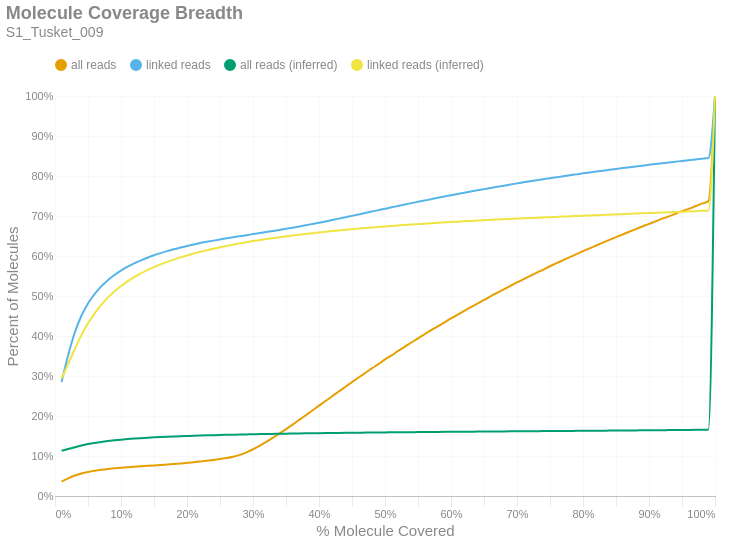

The code cell stored with this chart in its notebook:
### Markdown cell above
### Molecule Read Coverage
This chart shows molecule coverage breadth as computed by the number of bases aligned to that molecule. In other words, "*how much of each unique long molecule is actually sequenced/aligned?*" Keep in mind there is a distinction between sequences and alignments, since some sequences belonging to a particular molecule may not align well and wouldn't appear in the alignment data. This chart also shows molecule coverage breadth as computed by the *inferred fragment* from which the aligned sequences originate. Unlike read coverage, this calculation takes into account the total insert size, including unsequenced gaps between the forward and reverse reads. Like the previous figures, these are cumulative percents.

### Code cell
if SKIPLR:
    print_html(f"Skipped")
else:
    binned_df = consolidated_hist(valids['coverage_bp'], mask, 0.01, True)
    binned_df_inf = consolidated_hist(valids['coverage_inserts'], mask, 0.01, True)
    binned_df = binned_df.with_columns(pl.lit(binned_df_inf['all reads (cumsum)']).alias('all reads (inferred)'))
    binned_df = binned_df.with_columns(pl.lit(binned_df_inf['linked reads (cumsum)']).alias('linked reads (inferred)'))
    binned_df = binned_df.with_columns(
        (pl.col('bin').cast(pl.Float64) + 0.01).alias('right_edge')
    )

    with SafeRender(binned_df):
        (
            density_plot(binned_df, 'Molecule Coverage Breadth', samplename, 'molcov', ['all reads (inferred)','linked reads (inferred)'])
            .encode(
                #x=alt.X('bin:Q', title="% Molecule Covered").axis(format = '%').scale(padding=0),
                x=alt.X('right_edge:Q', title="% Molecule Covered").axis(format='%').scale(padding=0),
                y=alt.Y('value:Q', title='Percent of Molecules')
                    .axis(format='%')
                    .stack(False)
                    .scale(domainMin=0, padding=0),
                color=alt.Color("key:N").scale(domain = ["all reads", "linked reads", "all reads (inferred)", "linked reads (inferred)"]),
                tooltip = [
                    alt.Tooltip("key:N", title = "Data Type"),
                    alt.Tooltip("range_label:N", title="% Molecule Covered"),
                    alt.Tooltip("value:Q", format = ".2%", title="% Molecules")
                ]
            )
        ).display()

### Figure 1 — Vega-Lite specification as saved in the notebook (floating-point values rounded to 4 significant figures)
{"width": "container", "height": 400, "config": {"title": {"anchor": "start", "dy": -15, "fontSize": 18, "color": "#888888", "subtitleColor": "#888888", "subtitleFontSize": 14}, "arc": {"fill": "#0072B2"}, "axis": {"domainColor": "#888888", "domainWidth": 0.5, "gridWidth": 0.2, "grid": false, "titleFontWeight": 400, "titleFontSize": 15, "labelFontSize": 11, "labelColor": "#888888", "tickColor": "#888888", "tickWidth": 0.2, "titleColor": "#888888"}, "axisBand": {"grid": false}, "axisX": {"grid": true, "tickSize": 10, "domainCap": "round"}, "axisY": {"domain": false, "grid": true, "tickSize": 0, "domainCap": "round"}, "background": "transparent", "header": {"labelFontSize": 15, "labelColor": "#888888", "titleFontSize": 15, "titleFontWeight": 600, "titleColor": "#888888"}, "legend": {"labelFont": "sans-serif", "labelFontSize": 12, "labelColor": "#888888", "symbolSize": 100, "symbolType": "circle", "titleFontSize": 12, "titlePadding": 10, "titleColor": "#888888", "title": null, "orient": "top"}, "range": {"category": ["#E69F00", "#56B4E9", "#009E73", "#F0E442", "#0072B2", "#D55E00", "#CC79A7", "#000000"], "diverging": ["#cfe8f3", "#a2d4ec", "#73bfe2", "#46abdb", "#1696d2", "#12719e"]}, "area": {"fill": "#0072B2", "fillOpacity": 0.7, "line": true, "strokeOpacity": 0.7}, "line": {"color": "#0072B2", "stroke": "#0072B2", "strokeWidth": 2}, "trail": {"color": "#0072B2", "stroke": "#0072B2", "strokeWidth": 0, "size": 1}, "point": {"filled": true, "fillOpacity": 1.0, "size": 95}, "text": {"color": "#888888", "fontSize": 11, "align": "right", "fontWeight": 400, "size": 11}, "bar": {"fill": "#0072B2", "stroke": null}, "view": {"stroke": null, "continuousWidth": 660, "continuousHeight": 400}}, "data": {"name": "data-5583336d6767e12a3079a400015549a6"}, "mark": {"type": "line", "interpolate": "monotone", "point": {"opacity": 0, "size": 275}}, "encoding": {"color": {"field": "key", "scale": {"domain": ["all reads", "linked reads", "all reads (inferred)", "linked reads (inferred)"]}, "type": "nominal"}, "tooltip": [{"field": "key", "title": "Data Type", "type": "nominal"}, {"field": "range_label", "title": "% Molecule Covered", "type": "nominal"}, {"field": "value", "format": ".2%", "title": "% Molecules", "type": "quantitative"}], "x": {"axis": {"format": "%"}, "field": "right_edge", "scale": {"padding": 0}, "title": "% Molecule Covered", "type": "quantitative"}, "y": {"axis": {"format": "%"}, "field": "value", "scale": {"domainMin": 0, "padding": 0}, "stack": false, "title": "Percent of Molecules", "type": "quantitative"}}, "params": [{"name": "param_c36ac31b6afebe62", "select": {"type": "point", "fields": ["key"]}, "bind": "legend"}], "title": {"text": "Molecule Coverage Breadth", "subtitle": "S1_Tusket_009"}, "transform": [{"fold": ["all reads (cumsum)", "linked reads (cumsum)", "all reads (inferred)", "linked reads (inferred)"]}, {"calculate": "replace(datum.key, ' (cumsum)', '')", "as": "key"}, {"filter": {"param": "param_c36ac31b6afebe62"}}], "usermeta": {"embedOptions": {"downloadFileName": "S1_Tusket_009.molcov"}}, "$schema": "https://vega.github.io/schema/vega-lite/v6.1.0.json", "datasets": {"data-5583336d6767e12a3079a400015549a6": [{"bin": "0.0", "interval": "0.0-0.01", "all reads": 0.03592, "linked reads": 0.2851, "all reads (cumsum)": 0.03592, "linked reads (cumsum)": 0.2851, "range_label": "0.0-0.01", "all reads (inferred)": 0.113, "linked reads (inferred)": 0.2936, "right_edge": 0.01}, {"bin": "0.01", "interval": "0.01-0.02", "all reads": 0.008308, "linked reads": 0.06728, "all reads (cumsum)": 0.04423, "linked reads (cumsum)": 0.3524, "range_label": "0.01-0.02", "all reads (inferred)": 0.1175, "linked reads (inferred)": 0.3301, "right_edge": 0.02}, {"bin": "0.02", "interval": "0.02-0.03", "all reads": 0.006903, "linked reads": 0.05626, "all reads (cumsum)": 0.05113, "linked reads (cumsum)": 0.4086, "range_label": "0.02-0.03", "all reads (inferred)": 0.122, "linked reads (inferred)": 0.3673, "right_edge": 0.03}, {"bin": "0.03", "interval": "0.03-0.04", "all reads": 0.005238, "linked reads": 0.04197, "all reads (cumsum)": 0.05637, "linked reads (cumsum)": 0.4506, "range_label": "0.03-0.04", "all reads (inferred)": 0.1262, "linked reads (inferred)": 0.4023, "right_edge": 0.04}, {"bin": "0.04", "interval": "0.04-0.05", "all reads": 0.003827, "linked reads": 0.03084, "all reads (cumsum)": 0.0602, "linked reads (cumsum)": 0.4814, "range_label": "0.04-0.05", "all reads (inferred)": 0.1298, "linked reads (inferred)": 0.4318, "right_edge": 0.05}, {"bin": "0.05", "interval": "0.05-0.06", "all reads": 0.002973, "linked reads": 0.02353, "all reads (cumsum)": 0.06317, "linked reads (cumsum)": 0.505, "range_label": "0.05-0.06", "all reads (inferred)": 0.1327, "linked reads (inferred)": 0.4568, "right_edge": 0.06}, {"bin": "0.06", "interval": "0.06-0.07", "all reads": 0.002418, "linked reads": 0.0191, "all reads (cumsum)": 0.06559, "linked reads (cumsum)": 0.5241, "range_label": "0.06-0.07", "all reads (inferred)": 0.1353, "linked reads (inferred)": 0.478, "right_edge": 0.07}, {"bin": "0.07", "interval": "0.07-0.08", "all reads": 0.001987, "linked reads": 0.01553, "all reads (cumsum)": 0.06757, "linked reads (cumsum)": 0.5396, "range_label": "0.07-0.08", "all reads (inferred)": 0.1374, "linked reads (inferred)": 0.496, "right_edge": 0.08}, {"bin": "0.08", "interval": "0.08-0.09", "all reads": 0.001691, "linked reads": 0.01302, "all reads (cumsum)": 0.06927, "linked reads (cumsum)": 0.5526, "range_label": "0.08-0.09", "all reads (inferred)": 0.1393, "linked reads (inferred)": 0.5114, "right_edge": 0.09}, {"bin": "0.09", "interval": "0.09-0.1", "all reads": 0.001475, "linked reads": 0.01095, "all reads (cumsum)": 0.07074, "linked reads (cumsum)": 0.5636, "range_label": "0.09-0.1", "all reads (inferred)": 0.1409, "linked reads (inferred)": 0.5249, "right_edge": 0.1}, {"bin": "0.1", "interval": "0.1-0.11", "all reads": 0.001348, "linked reads": 0.009694, "all reads (cumsum)": 0.07209, "linked reads (cumsum)": 0.5733, "range_label": "0.1-0.11", "all reads (inferred)": 0.1423, "linked reads (inferred)": 0.5366, "right_edge": 0.11}, {"bin": "0.11", "interval": "0.11-0.12", "all reads": 0.001179, "linked reads": 0.00835, "all reads (cumsum)": 0.07327, "linked reads (cumsum)": 0.5816, "range_label": "0.11-0.12", "all reads (inferred)": 0.1435, "linked reads (inferred)": 0.547, "right_edge": 0.12}, {"bin": "0.12", "interval": "0.12-0.13", "all reads": 0.001092, "linked reads": 0.007364, "all reads (cumsum)": 0.07436, "linked reads (cumsum)": 0.589, "range_label": "0.12-0.13", "all reads (inferred)": 0.1447, "linked reads (inferred)": 0.5564, "right_edge": 0.13}, {"bin": "0.13", "interval": "0.13-0.14", "all reads": 0.001049, "linked reads": 0.006576, "all reads (cumsum)": 0.07541, "linked reads (cumsum)": 0.5956, "range_label": "0.13-0.14", "all reads (inferred)": 0.1457, "linked reads (inferred)": 0.5649, "right_edge": 0.14}, {"bin": "0.14", "interval": "0.14-0.15", "all reads": 0.001061, "linked reads": 0.006163, "all reads (cumsum)": 0.07647, "linked reads (cumsum)": 0.6017, "range_label": "0.14-0.15", "all reads (inferred)": 0.1466, "linked reads (inferred)": 0.5724, "right_edge": 0.15}, {"bin": "0.15", "interval": "0.15-0.16", "all reads": 0.001089, "linked reads": 0.005512, "all reads (cumsum)": 0.07756, "linked reads (cumsum)": 0.6072, "range_label": "0.15-0.16", "all reads (inferred)": 0.1474, "linked reads (inferred)": 0.5791, "right_edge": 0.16}, {"bin": "0.16", "interval": "0.16-0.17", "all reads": 0.001145, "linked reads": 0.004947, "all reads (cumsum)": 0.0787, "linked reads (cumsum)": 0.6122, "range_label": "0.16-0.17", "all reads (inferred)": 0.1481, "linked reads (inferred)": 0.5854, "right_edge": 0.17}, {"bin": "0.17", "interval": "0.17-0.18", "all reads": 0.001274, "linked reads": 0.004668, "all reads (cumsum)": 0.07998, "linked reads (cumsum)": 0.6169, "range_label": "0.17-0.18", "all reads (inferred)": 0.1488, "linked reads (inferred)": 0.5911, "right_edge": 0.18}, {"bin": "0.18", "interval": "0.18-0.19", "all reads": 0.001387, "linked reads": 0.004276, "all reads (cumsum)": 0.08136, "linked reads (cumsum)": 0.6211, "range_label": "0.18-0.19", "all reads (inferred)": 0.1495, "linked reads (inferred)": 0.5965, "right_edge": 0.19}, {"bin": "0.19", "interval": "0.19-0.2", "all reads": 0.001524, "linked reads": 0.004108, "all reads (cumsum)": 0.08289, "linked reads (cumsum)": 0.6252, "range_label": "0.19-0.2", "all reads (inferred)": 0.1501, "linked reads (inferred)": 0.6014, "right_edge": 0.2}, {"bin": "0.2", "interval": "0.2-0.21", "all reads": 0.001581, "linked reads": 0.003765, "all reads (cumsum)": 0.08447, "linked reads (cumsum)": 0.629, "range_label": "0.2-0.21", "all reads (inferred)": 0.1506, "linked reads (inferred)": 0.6061, "right_edge": 0.21}, {"bin": "0.21", "interval": "0.21-0.22", "all reads": 0.001783, "linked reads": 0.003425, "all reads (cumsum)": 0.08625, "linked reads (cumsum)": 0.6324, "range_label": "0.21-0.22", "all reads (inferred)": 0.1511, "linked reads (inferred)": 0.6103, "right_edge": 0.22}, {"bin": "0.22", "interval": "0.22-0.23", "all reads": 0.001854, "linked reads": 0.003073, "all reads (cumsum)": 0.08811, "linked reads (cumsum)": 0.6355, "range_label": "0.22-0.23", "all reads (inferred)": 0.1516, "linked reads (inferred)": 0.6144, "right_edge": 0.23}, {"bin": "0.23", "interval": "0.23-0.24", "all reads": 0.002068, "linked reads": 0.002979, "all reads (cumsum)": 0.09017, "linked reads (cumsum)": 0.6385, "range_label": "0.23-0.24", "all reads (inferred)": 0.1521, "linked reads (inferred)": 0.6183, "right_edge": 0.24}, {"bin": "0.24", "interval": "0.24-0.25", "all reads": 0.002265, "linked reads": 0.002912, "all reads (cumsum)": 0.09244, "linked reads (cumsum)": 0.6414, "range_label": "0.24-0.25", "all reads (inferred)": 0.1525, "linked reads (inferred)": 0.6219, "right_edge": 0.25}, {"bin": "0.25", "interval": "0.25-0.26", "all reads": 0.002472, "linked reads": 0.002841, "all reads (cumsum)": 0.09491, "linked reads (cumsum)": 0.6442, "range_label": "0.25-0.26", "all reads (inferred)": 0.1529, "linked reads (inferred)": 0.6253, "right_edge": 0.26}, {"bin": "0.26", "interval": "0.26-0.27", "all reads": 0.003288, "linked reads": 0.002651, "all reads (cumsum)": 0.0982, "linked reads (cumsum)": 0.6469, "range_label": "0.26-0.27", "all reads (inferred)": 0.1533, "linked reads (inferred)": 0.6285, "right_edge": 0.27}, {"bin": "0.27", "interval": "0.27-0.28", "all reads": 0.004675, "linked reads": 0.002537, "all reads (cumsum)": 0.1029, "linked reads (cumsum)": 0.6494, "range_label": "0.27-0.28", "all reads (inferred)": 0.1537, "linked reads (inferred)": 0.6316, "right_edge": 0.28}, {"bin": "0.28", "interval": "0.28-0.29", "all reads": 0.006335, "linked reads": 0.002548, "all reads (cumsum)": 0.1092, "linked reads (cumsum)": 0.652, "range_label": "0.28-0.29", "all reads (inferred)": 0.154, "linked reads (inferred)": 0.6344, "right_edge": 0.29}, {"bin": "0.29", "interval": "0.29-0.3", "all reads": 0.0077, "linked reads": 0.002763, "all reads (cumsum)": 0.1169, "linked reads (cumsum)": 0.6547, "range_label": "0.29-0.3", "all reads (inferred)": 0.1544, "linked reads (inferred)": 0.6372, "right_edge": 0.3}, {"bin": "0.3", "interval": "0.3-0.31", "all reads": 0.008689, "linked reads": 0.002626, "all reads (cumsum)": 0.1256, "linked reads (cumsum)": 0.6574, "range_label": "0.3-0.31", "all reads (inferred)": 0.1547, "linked reads (inferred)": 0.6397, "right_edge": 0.31}, {"bin": "0.31", "interval": "0.31-0.32", "all reads": 0.009555, "linked reads": 0.002626, "all reads (cumsum)": 0.1352, "linked reads (cumsum)": 0.66, "range_label": "0.31-0.32", "all reads (inferred)": 0.155, "linked reads (inferred)": 0.6423, "right_edge": 0.32}, {"bin": "0.32", "interval": "0.32-0.33", "all reads": 0.01037, "linked reads": 0.002593, "all reads (cumsum)": 0.1455, "linked reads (cumsum)": 0.6626, "range_label": "0.32-0.33", "all reads (inferred)": 0.1553, "linked reads (inferred)": 0.6446, "right_edge": 0.33}, {"bin": "0.33", "interval": "0.33-0.34", "all reads": 0.01058, "linked reads": 0.002667, "all reads (cumsum)": 0.1561, "linked reads (cumsum)": 0.6652, "range_label": "0.33-0.34", "all reads (inferred)": 0.1556, "linked reads (inferred)": 0.6471, "right_edge": 0.34}, {"bin": "0.34", "interval": "0.34-0.35", "all reads": 0.01109, "linked reads": 0.002834, "all reads (cumsum)": 0.1672, "linked reads (cumsum)": 0.6681, "range_label": "0.34-0.35", "all reads (inferred)": 0.1559, "linked reads (inferred)": 0.6491, "right_edge": 0.35}, {"bin": "0.35", "interval": "0.35-0.36", "all reads": 0.01137, "linked reads": 0.002756, "all reads (cumsum)": 0.1786, "linked reads (cumsum)": 0.6708, "range_label": "0.35-0.36", "all reads (inferred)": 0.1561, "linked reads (inferred)": 0.6512, "right_edge": 0.36}, {"bin": "0.36", "interval": "0.36-0.37", "all reads": 0.01162, "linked reads": 0.002955, "all reads (cumsum)": 0.1902, "linked reads (cumsum)": 0.6738, "range_label": "0.36-0.37", "all reads (inferred)": 0.1564, "linked reads (inferred)": 0.6532, "right_edge": 0.37}, {"bin": "0.37", "interval": "0.37-0.38", "all reads": 0.0117, "linked reads": 0.003142, "all reads (cumsum)": 0.2019, "linked reads (cumsum)": 0.6769, "range_label": "0.37-0.38", "all reads (inferred)": 0.1566, "linked reads (inferred)": 0.6551, "right_edge": 0.38}, {"bin": "0.38", "interval": "0.38-0.39", "all reads": 0.01184, "linked reads": 0.003091, "all reads (cumsum)": 0.2137, "linked reads (cumsum)": 0.68, "range_label": "0.38-0.39", "all reads (inferred)": 0.1568, "linked reads (inferred)": 0.657, "right_edge": 0.39}, {"bin": "0.39", "interval": "0.39-0.4", "all reads": 0.01215, "linked reads": 0.003153, "all reads (cumsum)": 0.2259, "linked reads (cumsum)": 0.6832, "range_label": "0.39-0.4", "all reads (inferred)": 0.1571, "linked reads (inferred)": 0.6588, "right_edge": 0.4}, {"bin": "0.4", "interval": "0.4-0.41", "all reads": 0.01165, "linked reads": 0.003278, "all reads (cumsum)": 0.2375, "linked reads (cumsum)": 0.6864, "range_label": "0.4-0.41", "all reads (inferred)": 0.1573, "linked reads (inferred)": 0.6607, "right_edge": 0.41}, {"bin": "0.41", "interval": "0.41-0.42", "all reads": 0.0119, "linked reads": 0.003468, "all reads (cumsum)": 0.2494, "linked reads (cumsum)": 0.6899, "range_label": "0.41-0.42", "all reads (inferred)": 0.1575, "linked reads (inferred)": 0.6623, "right_edge": 0.42}, {"bin": "0.42", "interval": "0.42-0.43", "all reads": 0.01195, "linked reads": 0.003468, "all reads (cumsum)": 0.2614, "linked reads (cumsum)": 0.6934, "range_label": "0.42-0.43", "all reads (inferred)": 0.1577, "linked reads (inferred)": 0.664, "right_edge": 0.43}, {"bin": "0.43", "interval": "0.43-0.44", "all reads": 0.01167, "linked reads": 0.003595, "all reads (cumsum)": 0.273, "linked reads (cumsum)": 0.697, "range_label": "0.43-0.44", "all reads (inferred)": 0.1579, "linked reads (inferred)": 0.6655, "right_edge": 0.44}, {"bin": "0.44", "interval": "0.44-0.45", "all reads": 0.01161, "linked reads": 0.003314, "all reads (cumsum)": 0.2846, "linked reads (cumsum)": 0.7003, "range_label": "0.44-0.45", "all reads (inferred)": 0.1581, "linked reads (inferred)": 0.667, "right_edge": 0.45}, {"bin": "0.45", "interval": "0.45-0.46", "all reads": 0.0115, "linked reads": 0.003541, "all reads (cumsum)": 0.2961, "linked reads (cumsum)": 0.7038, "range_label": "0.45-0.46", "all reads (inferred)": 0.1583, "linked reads (inferred)": 0.6685, "right_edge": 0.46}, {"bin": "0.46", "interval": "0.46-0.47", "all reads": 0.01131, "linked reads": 0.003591, "all reads (cumsum)": 0.3075, "linked reads (cumsum)": 0.7074, "range_label": "0.46-0.47", "all reads (inferred)": 0.1585, "linked reads (inferred)": 0.6699, "right_edge": 0.47}, {"bin": "0.47", "interval": "0.47-0.48", "all reads": 0.01142, "linked reads": 0.003675, "all reads (cumsum)": 0.3189, "linked reads (cumsum)": 0.7111, "range_label": "0.47-0.48", "all reads (inferred)": 0.1586, "linked reads (inferred)": 0.6713, "right_edge": 0.48}, {"bin": "0.48", "interval": "0.48-0.49", "all reads": 0.01078, "linked reads": 0.003544, "all reads (cumsum)": 0.3297, "linked reads (cumsum)": 0.7146, "range_label": "0.48-0.49", "all reads (inferred)": 0.1588, "linked reads (inferred)": 0.6728, "right_edge": 0.49}, {"bin": "0.49", "interval": "0.49-0.5", "all reads": 0.01193, "linked reads": 0.003707, "all reads (cumsum)": 0.3416, "linked reads (cumsum)": 0.7184, "range_label": "0.49-0.5", "all reads (inferred)": 0.159, "linked reads (inferred)": 0.674, "right_edge": 0.5}, {"bin": "0.5", "interval": "0.5-0.51", "all reads": 0.009952, "linked reads": 0.003265, "all reads (cumsum)": 0.3515, "linked reads (cumsum)": 0.7216, "range_label": "0.5-0.51", "all reads (inferred)": 0.1591, "linked reads (inferred)": 0.6752, "right_edge": 0.51}, {"bin": "0.51", "interval": "0.51-0.52", "all reads": 0.01108, "linked reads": 0.003506, "all reads (cumsum)": 0.3626, "linked reads (cumsum)": 0.7251, "range_label": "0.51-0.52", "all reads (inferred)": 0.1593, "linked reads (inferred)": 0.6764, "right_edge": 0.52}, {"bin": "0.52", "interval": "0.52-0.53", "all reads": 0.01047, "linked reads": 0.003535, "all reads (cumsum)": 0.3731, "linked reads (cumsum)": 0.7287, "range_label": "0.52-0.53", "all reads (inferred)": 0.1595, "linked reads (inferred)": 0.6776, "right_edge": 0.53}, {"bin": "0.53", "interval": "0.53-0.54", "all reads": 0.01063, "linked reads": 0.003492, "all reads (cumsum)": 0.3837, "linked reads (cumsum)": 0.7321, "range_label": "0.53-0.54", "all reads (inferred)": 0.1596, "linked reads (inferred)": 0.6787, "right_edge": 0.54}, {"bin": "0.54", "interval": "0.54-0.55", "all reads": 0.01022, "linked reads": 0.003347, "all reads (cumsum)": 0.3939, "linked reads (cumsum)": 0.7355, "range_label": "0.54-0.55", "all reads (inferred)": 0.1598, "linked reads (inferred)": 0.6798, "right_edge": 0.55}, {"bin": "0.55", "interval": "0.55-0.56", "all reads": 0.01043, "linked reads": 0.003316, "all reads (cumsum)": 0.4044, "linked reads (cumsum)": 0.7388, "range_label": "0.55-0.56", "all reads (inferred)": 0.1599, "linked reads (inferred)": 0.6809, "right_edge": 0.56}, {"bin": "0.56", "interval": "0.56-0.57", "all reads": 0.01014, "linked reads": 0.00332, "all reads (cumsum)": 0.4145, "linked reads (cumsum)": 0.7421, "range_label": "0.56-0.57", "all reads (inferred)": 0.16, "linked reads (inferred)": 0.682, "right_edge": 0.57}, {"bin": "0.57", "interval": "0.57-0.58", "all reads": 0.009736, "linked reads": 0.003356, "all reads (cumsum)": 0.4243, "linked reads (cumsum)": 0.7455, "range_label": "0.57-0.58", "all reads (inferred)": 0.1602, "linked reads (inferred)": 0.6831, "right_edge": 0.58}, {"bin": "0.58", "interval": "0.58-0.59", "all reads": 0.009884, "linked reads": 0.00328, "all reads (cumsum)": 0.4341, "linked reads (cumsum)": 0.7488, "range_label": "0.58-0.59", "all reads (inferred)": 0.1603, "linked reads (inferred)": 0.6841, "right_edge": 0.59}, {"bin": "0.59", "interval": "0.59-0.6", "all reads": 0.009866, "linked reads": 0.003294, "all reads (cumsum)": 0.444, "linked reads (cumsum)": 0.7521, "range_label": "0.59-0.6", "all reads (inferred)": 0.1605, "linked reads (inferred)": 0.6851, "right_edge": 0.6}, {"bin": "0.6", "interval": "0.6-0.61", "all reads": 0.009293, "linked reads": 0.003042, "all reads (cumsum)": 0.4533, "linked reads (cumsum)": 0.7551, "range_label": "0.6-0.61", "all reads (inferred)": 0.1606, "linked reads (inferred)": 0.6859, "right_edge": 0.61}, {"bin": "0.61", "interval": "0.61-0.62", "all reads": 0.009554, "linked reads": 0.003095, "all reads (cumsum)": 0.4629, "linked reads (cumsum)": 0.7582, "range_label": "0.61-0.62", "all reads (inferred)": 0.1607, "linked reads (inferred)": 0.6868, "right_edge": 0.62}, {"bin": "0.62", "interval": "0.62-0.63", "all reads": 0.009216, "linked reads": 0.003126, "all reads (cumsum)": 0.4721, "linked reads (cumsum)": 0.7613, "range_label": "0.62-0.63", "all reads (inferred)": 0.1608, "linked reads (inferred)": 0.6877, "right_edge": 0.63}, {"bin": "0.63", "interval": "0.63-0.64", "all reads": 0.009159, "linked reads": 0.002859, "all reads (cumsum)": 0.4812, "linked reads (cumsum)": 0.7642, "range_label": "0.63-0.64", "all reads (inferred)": 0.161, "linked reads (inferred)": 0.6886, "right_edge": 0.64}, {"bin": "0.64", "interval": "0.64-0.65", "all reads": 0.008896, "linked reads": 0.00299, "all reads (cumsum)": 0.4901, "linked reads (cumsum)": 0.7672, "range_label": "0.64-0.65", "all reads (inferred)": 0.1611, "linked reads (inferred)": 0.6894, "right_edge": 0.65}, {"bin": "0.65", "interval": "0.65-0.66", "all reads": 0.009207, "linked reads": 0.003008, "all reads (cumsum)": 0.4993, "linked reads (cumsum)": 0.7702, "range_label": "0.65-0.66", "all reads (inferred)": 0.1612, "linked reads (inferred)": 0.6904, "right_edge": 0.66}, {"bin": "0.66", "interval": "0.66-0.67", "all reads": 0.008668, "linked reads": 0.002892, "all reads (cumsum)": 0.508, "linked reads (cumsum)": 0.7731, "range_label": "0.66-0.67", "all reads (inferred)": 0.1614, "linked reads (inferred)": 0.6912, "right_edge": 0.67}, {"bin": "0.67", "interval": "0.67-0.68", "all reads": 0.008672, "linked reads": 0.002738, "all reads (cumsum)": 0.5167, "linked reads (cumsum)": 0.7758, "range_label": "0.67-0.68", "all reads (inferred)": 0.1615, "linked reads (inferred)": 0.6919, "right_edge": 0.68}, {"bin": "0.68", "interval": "0.68-0.69", "all reads": 0.008472, "linked reads": 0.002867, "all reads (cumsum)": 0.5251, "linked reads (cumsum)": 0.7787, "range_label": "0.68-0.69", "all reads (inferred)": 0.1616, "linked reads (inferred)": 0.6927, "right_edge": 0.69}, {"bin": "0.69", "interval": "0.69-0.7", "all reads": 0.008662, "linked reads": 0.002874, "all reads (cumsum)": 0.5338, "linked reads (cumsum)": 0.7816, "range_label": "0.69-0.7", "all reads (inferred)": 0.1617, "linked reads (inferred)": 0.6935, "right_edge": 0.7}, {"bin": "0.7", "interval": "0.7-0.71", "all reads": 0.008199, "linked reads": 0.002669, "all reads (cumsum)": 0.542, "linked reads (cumsum)": 0.7842, "range_label": "0.7-0.71", "all reads (inferred)": 0.1619, "linked reads (inferred)": 0.6943, "right_edge": 0.71}, {"bin": "0.71", "interval": "0.71-0.72", "all reads": 0.008201, "linked reads": 0.002731, "all reads (cumsum)": 0.5502, "linked reads (cumsum)": 0.787, "range_label": "0.71-0.72", "all reads (inferred)": 0.162, "linked reads (inferred)": 0.695, "right_edge": 0.72}, {"bin": "0.72", "interval": "0.72-0.73", "all reads": 0.008182, "linked reads": 0.002533, "all reads (cumsum)": 0.5584, "linked reads (cumsum)": 0.7895, "range_label": "0.72-0.73", "all reads (inferred)": 0.1621, "linked reads (inferred)": 0.6956, "right_edge": 0.73}, {"bin": "0.73", "interval": "0.73-0.74", "all reads": 0.007756, "linked reads": 0.002531, "all reads (cumsum)": 0.5661, "linked reads (cumsum)": 0.792, "range_label": "0.73-0.74", "all reads (inferred)": 0.1622, "linked reads (inferred)": 0.6964, "right_edge": 0.74}, {"bin": "0.74", "interval": "0.74-0.75", "all reads": 0.008276, "linked reads": 0.002551, "all reads (cumsum)": 0.5744, "linked reads (cumsum)": 0.7946, "range_label": "0.74-0.75", "all reads (inferred)": 0.1623, "linked reads (inferred)": 0.6971, "right_edge": 0.75}, {"bin": "0.75", "interval": "0.75-0.76", "all reads": 0.007614, "linked reads": 0.002354, "all reads (cumsum)": 0.582, "linked reads (cumsum)": 0.7969, "range_label": "0.75-0.76", "all reads (inferred)": 0.1624, "linked reads (inferred)": 0.6978, "right_edge": 0.76}, {"bin": "0.76", "interval": "0.76-0.77", "all reads": 0.007511, "linked reads": 0.002352, "all reads (cumsum)": 0.5895, "linked reads (cumsum)": 0.7993, "range_label": "0.76-0.77", "all reads (inferred)": 0.1626, "linked reads (inferred)": 0.6985, "right_edge": 0.77}, {"bin": "0.77", "interval": "0.77-0.78", "all reads": 0.007559, "linked reads": 0.002481, "all reads (cumsum)": 0.5971, "linked reads (cumsum)": 0.8018, "range_label": "0.77-0.78", "all reads (inferred)": 0.1627, "linked reads (inferred)": 0.6993, "right_edge": 0.78}, {"bin": "0.78", "interval": "0.78-0.79", "all reads": 0.007392, "linked reads": 0.00231, "all reads (cumsum)": 0.6045, "linked reads (cumsum)": 0.8041, "range_label": "0.78-0.79", "all reads (inferred)": 0.1628, "linked reads (inferred)": 0.6999, "right_edge": 0.79}, {"bin": "0.79", "interval": "0.79-0.8", "all reads": 0.007687, "linked reads": 0.002535, "all reads (cumsum)": 0.6122, "linked reads (cumsum)": 0.8066, "range_label": "0.79-0.8", "all reads (inferred)": 0.163, "linked reads (inferred)": 0.7006, "right_edge": 0.8}, {"bin": "0.8", "interval": "0.8-0.81", "all reads": 0.006956, "linked reads": 0.002167, "all reads (cumsum)": 0.6191, "linked reads (cumsum)": 0.8088, "range_label": "0.8-0.81", "all reads (inferred)": 0.1631, "linked reads (inferred)": 0.7013, "right_edge": 0.81}, {"bin": "0.81", "interval": "0.81-0.82", "all reads": 0.007102, "linked reads": 0.002234, "all reads (cumsum)": 0.6262, "linked reads (cumsum)": 0.811, "range_label": "0.81-0.82", "all reads (inferred)": 0.1632, "linked reads (inferred)": 0.702, "right_edge": 0.82}, {"bin": "0.82", "interval": "0.82-0.83", "all reads": 0.007119, "linked reads": 0.002269, "all reads (cumsum)": 0.6334, "linked reads (cumsum)": 0.8133, "range_label": "0.82-0.83", "all reads (inferred)": 0.1634, "linked reads (inferred)": 0.7027, "right_edge": 0.83}, {"bin": "0.83", "interval": "0.83-0.84", "all reads": 0.006981, "linked reads": 0.002269, "all reads (cumsum)": 0.6403, "linked reads (cumsum)": 0.8155, "range_label": "0.83-0.84", "all reads (inferred)": 0.1635, "linked reads (inferred)": 0.7034, "right_edge": 0.84}, {"bin": "0.84", "interval": "0.84-0.85", "all reads": 0.006757, "linked reads": 0.002178, "all reads (cumsum)": 0.6471, "linked reads (cumsum)": 0.8177, "range_label": "0.84-0.85", "all reads (inferred)": 0.1636, "linked reads (inferred)": 0.704, "right_edge": 0.85}, {"bin": "0.85", "interval": "0.85-0.86", "all reads": 0.006773, "linked reads": 0.002102, "all reads (cumsum)": 0.6539, "linked reads (cumsum)": 0.8198, "range_label": "0.85-0.86", "all reads (inferred)": 0.1637, "linked reads (inferred)": 0.7047, "right_edge": 0.86}, {"bin": "0.86", "interval": "0.86-0.87", "all reads": 0.006647, "linked reads": 0.002051, "all reads (cumsum)": 0.6605, "linked reads (cumsum)": 0.8219, "range_label": "0.86-0.87", "all reads (inferred)": 0.1639, "linked reads (inferred)": 0.7054, "right_edge": 0.87}, {"bin": "0.87", "interval": "0.87-0.88", "all reads": 0.006725, "linked reads": 0.002147, "all reads (cumsum)": 0.6672, "linked reads (cumsum)": 0.824, "range_label": "0.87-0.88", "all reads (inferred)": 0.164, "linked reads (inferred)": 0.7061, "right_edge": 0.88}, {"bin": "0.88", "interval": "0.88-0.89", "all reads": 0.00655, "linked reads": 0.001895, "all reads (cumsum)": 0.6738, "linked reads (cumsum)": 0.8259, "range_label": "0.88-0.89", "all reads (inferred)": 0.1642, "linked reads (inferred)": 0.7068, "right_edge": 0.89}, {"bin": "0.89", "interval": "0.89-0.9", "all reads": 0.006593, "linked reads": 0.002033, "all reads (cumsum)": 0.6804, "linked reads (cumsum)": 0.8279, "range_label": "0.89-0.9", "all reads (inferred)": 0.1643, "linked reads (inferred)": 0.7074, "right_edge": 0.9}, {"bin": "0.9", "interval": "0.9-0.91", "all reads": 0.006082, "linked reads": 0.001924, "all reads (cumsum)": 0.6865, "linked reads (cumsum)": 0.8299, "range_label": "0.9-0.91", "all reads (inferred)": 0.1644, "linked reads (inferred)": 0.7081, "right_edge": 0.91}, {"bin": "0.91", "interval": "0.91-0.92", "all reads": 0.006843, "linked reads": 0.001959, "all reads (cumsum)": 0.6933, "linked reads (cumsum)": 0.8318, "range_label": "0.91-0.92", "all reads (inferred)": 0.1646, "linked reads (inferred)": 0.7088, "right_edge": 0.92}, {"bin": "0.92", "interval": "0.92-0.93", "all reads": 0.005849, "linked reads": 0.001997, "all reads (cumsum)": 0.6992, "linked reads (cumsum)": 0.8338, "range_label": "0.92-0.93", "all reads (inferred)": 0.1647, "linked reads (inferred)": 0.7094, "right_edge": 0.93}, {"bin": "0.93", "interval": "0.93-0.94", "all reads": 0.006327, "linked reads": 0.001903, "all reads (cumsum)": 0.7055, "linked reads (cumsum)": 0.8357, "range_label": "0.93-0.94", "all reads (inferred)": 0.1649, "linked reads (inferred)": 0.71, "right_edge": 0.94}, {"bin": "0.94", "interval": "0.94-0.95", "all reads": 0.006693, "linked reads": 0.001912, "all reads (cumsum)": 0.7122, "linked reads (cumsum)": 0.8376, "range_label": "0.94-0.95", "all reads (inferred)": 0.165, "linked reads (inferred)": 0.7106, "right_edge": 0.95}, {"bin": "0.95", "interval": "0.95-0.96", "all reads": 0.005596, "linked reads": 0.001879, "all reads (cumsum)": 0.7178, "linked reads (cumsum)": 0.8395, "range_label": "0.95-0.96", "all reads (inferred)": 0.1652, "linked reads (inferred)": 0.7113, "right_edge": 0.96}, {"bin": "0.96", "interval": "0.96-0.97", "all reads": 0.006491, "linked reads": 0.001834, "all reads (cumsum)": 0.7243, "linked reads (cumsum)": 0.8414, "range_label": "0.96-0.97", "all reads (inferred)": 0.1654, "linked reads (inferred)": 0.7121, "right_edge": 0.97}, {"bin": "0.97", "interval": "0.97-0.98", "all reads": 0.006725, "linked reads": 0.001801, "all reads (cumsum)": 0.731, "linked reads (cumsum)": 0.8432, "range_label": "0.97-0.98", "all reads (inferred)": 0.1656, "linked reads (inferred)": 0.713, "right_edge": 0.98}, {"bin": "0.98", "interval": "0.98-0.99", "all reads": 0.006246, "linked reads": 0.001816, "all reads (cumsum)": 0.7372, "linked reads (cumsum)": 0.845, "range_label": "0.98-0.99", "all reads (inferred)": 0.1659, "linked reads (inferred)": 0.714, "right_edge": 0.99}, {"bin": "0.99", "interval": "0.99-1.0", "all reads": 0.2628, "linked reads": 0.155, "all reads (cumsum)": 1.0, "linked reads (cumsum)": 1.0, "range_label": "0.99-1.0", "all reads (inferred)": 1.0, "linked reads (inferred)": 1.0, "right_edge": 1.0}]}}
